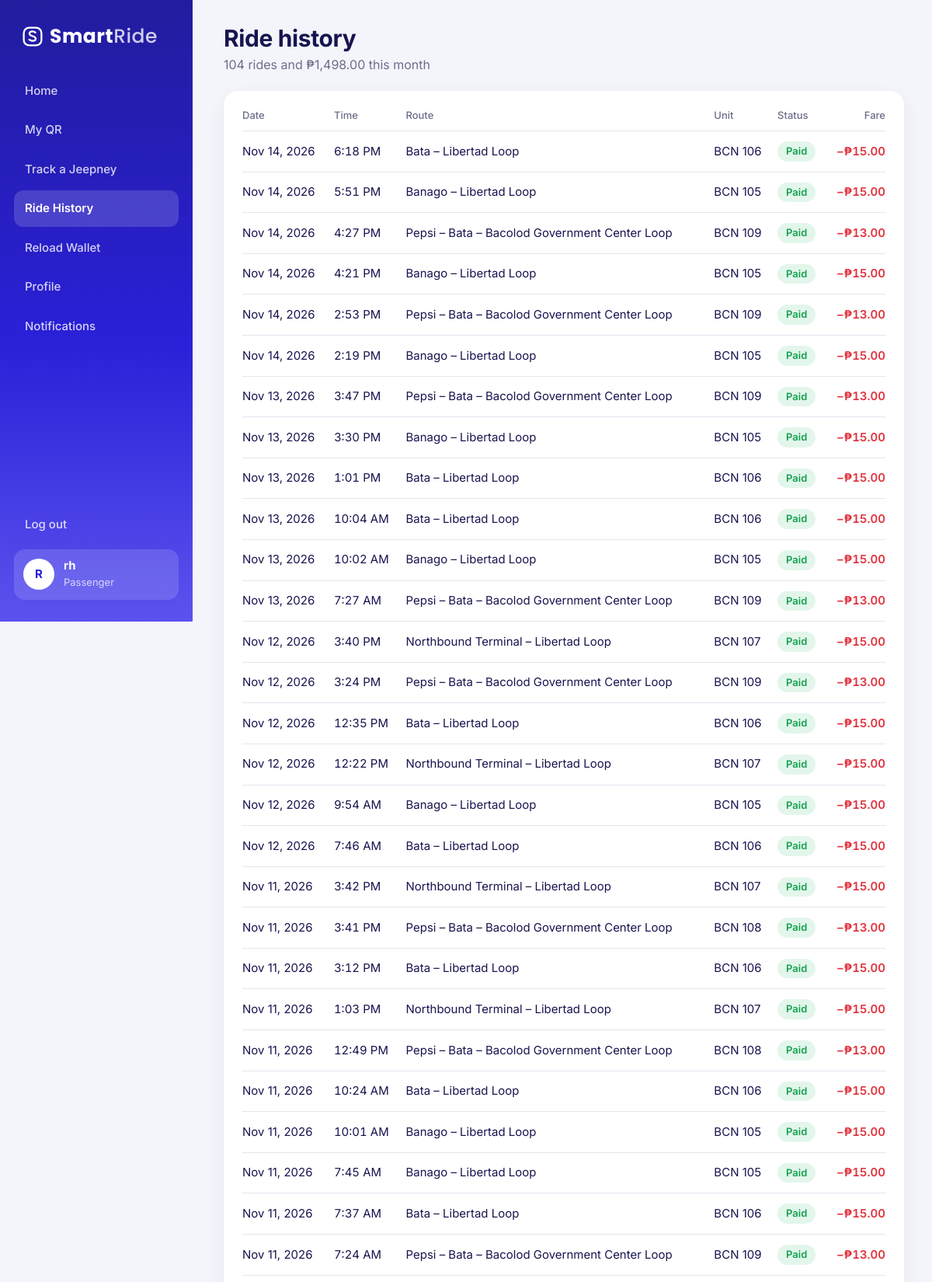
Screenshot of /controllers/passenger_rides.php (signed in, upper part) with the database file from the repository.
### tables this page shows
CREATE TABLE fare_transactions (
  txn_id      INT UNSIGNED NOT NULL AUTO_INCREMENT,
  wallet_id   INT UNSIGNED NOT NULL,
  trip_id     INT UNSIGNED NOT NULL,
  amount      DECIMAL(6,2) NOT NULL,
  status      ENUM('paid','blocked_full','blocked_balance','blocked_frozen') NOT NULL,
  scanned_at  DATETIME NOT NULL,
  dest_stop_id    INT UNSIGNED NULL,               
  arrival_sent_at DATETIME NULL,                   
  alighted_at     DATETIME NULL,                   
  PRIMARY KEY (txn_id),
  KEY idx_fares_wallet (wallet_id, scanned_at),
  KEY idx_fares_trip (trip_id),
  KEY idx_fares_time (scanned_at),
  CONSTRAINT fk_fares_wallet FOREIGN KEY (wallet_id) REFERENCES wallets (wallet_id),
  CONSTRAINT fk_fares_trip FOREIGN KEY (trip_id) REFERENCES trips (trip_id),
  CONSTRAINT fk_fares_stop FOREIGN KEY (dest_stop_id) REFERENCES route_stops (stop_id) ON DELETE SET NULL
);

CREATE TABLE routes (
  route_id     SMALLINT UNSIGNED NOT NULL AUTO_INCREMENT,
  route_name   VARCHAR(100) NOT NULL,               
  short_name   VARCHAR(40) NOT NULL,                
  origin       VARCHAR(60) NOT NULL,
  destination  VARCHAR(60) NOT NULL,
  base_fare    DECIMAL(6,2) NOT NULL,
  color        CHAR(7) NOT NULL DEFAULT '#2A20D8',  
  PRIMARY KEY (route_id)
);

CREATE TABLE jeepneys (
  unit_id      SMALLINT UNSIGNED NOT NULL AUTO_INCREMENT,
  operator_id  INT UNSIGNED NOT NULL,
  route_id     SMALLINT UNSIGNED NULL,              
  unit_code    VARCHAR(20) NOT NULL,
  plate_no     VARCHAR(20) NOT NULL,
  capacity     TINYINT UNSIGNED NOT NULL DEFAULT 25,
  status       ENUM('active','breakdown','offline') NOT NULL DEFAULT 'active',
  simulated    TINYINT(1) NOT NULL DEFAULT 0,       
  PRIMARY KEY (unit_id),
  UNIQUE KEY uq_unit_code (unit_code),
  KEY idx_units_route (route_id),
  CONSTRAINT fk_jeepneys_operator FOREIGN KEY (operator_id) REFERENCES users (user_id),
  CONSTRAINT fk_jeepneys_route FOREIGN KEY (route_id) REFERENCES routes (route_id) ON DELETE SET NULL
);

### controllers/passenger_rides.php (called while the page is built, shortened)
<?php
require_once '../config/db_connect.php';
require_once '../includes/functions.php';
require_once '../models/wallet_model.php';
require_once '../models/fare_model.php';
$wallet = get_my_wallet($conn, (int) $_SESSION['user_id']);
$rides = get_rides($conn, $wallet['wallet_id'], 200);
include '../views/passenger/rides.php';

### models/wallet_model.php (called while the page is built, shortened)
<?php
function get_wallet_by_user($conn, $user_id)
{
    $stmt = $conn->prepare("SELECT * FROM wallets WHERE user_id = ?");
    $stmt->bind_param("i", $user_id);
    $stmt->execute();
    return $stmt->get_result()->fetch_assoc();
}
function get_my_wallet($conn, $user_id)
{
    $wallet = get_wallet_by_user($conn, $user_id);
    return $wallet;
}

### models/fare_model.php (called while the page is built, shortened)
<?php
function get_rides($conn, $wallet_id, $limit = 100)
{
    $stmt = $conn->prepare("SELECT f.*, r.route_name, j.unit_code FROM fare_transactions f
                            JOIN trips t ON t.trip_id = f.trip_id
                            JOIN routes r ON r.route_id = t.route_id
                            JOIN jeepneys j ON j.unit_id = t.unit_id
                            WHERE f.wallet_id = ?
                            ORDER BY f.scanned_at DESC LIMIT ?");
    $stmt->bind_param("ii", $wallet_id, $limit);
    $stmt->execute();
    return $stmt->get_result()->fetch_all(MYSQLI_ASSOC);
}

### views/passenger/rides.php (the view)
<?php include '../views/partials/dashboard_top.php'; ?>
<?php page_head('Ride history', (int) $month['rides'] . ' rides and ' . peso($month['spent']) . ' this month'); ?>
<div class="card">
    <?php if (!$rides): ?>
        <p class="empty">No rides yet. Show your QR on your first SmartRide jeepney and it'll appear here.</p>
    <?php else: ?>
    <div class="table-scroll"><table class="data">
        <thead><tr><th>Date</th><th>Time</th><th>Route</th><th>Unit</th><th>Status</th><th class="r">Fare</th></tr></thead>
        <tbody>
        <?php foreach ($rides as $r): ?>
            <tr>
                <td><?= e(fmt_date($r['scanned_at'])) ?></td>
                <td class="num"><?= e(fmt_time($r['scanned_at'])) ?></td>
                <td><?= e($r['route_name']) ?></td>
                <td><?= e($r['unit_code']) ?></td>
                <td><?= pill($r['status']) ?></td>
                <td class="r num <?= $r['status'] === 'paid' ? 'amt-minus' : 'muted' ?>"><?= $r['status'] === 'paid' ? '−' . peso($r['amount']) : 'Not charged' ?></td>
            </tr>
        <?php endforeach; ?>
        </tbody>
    </table></div>
    <?php endif; ?>
</div>
<?php include '../views/partials/dashboard_bottom.php'; ?>

### includes/functions.php (shortened to what this page needs)
<?php
function e($value)
{
    return htmlspecialchars((string) ($value ?? ''), ENT_QUOTES, 'UTF-8');
}
function peso($amount, $decimals = 2)
{
    return '₱' . number_format((float) $amount, $decimals);
}
function logo($white = false)
{
    return '<span class="logo' . ($white ? ' white' : '') . '">'
        . '<svg viewBox="0 0 32 32" fill="none" stroke="currentColor" stroke-width="2.6" stroke-linecap="round" stroke-linejoin="round" aria-hidden="true">'
        . '<rect x="3" y="3" width="26" height="26" rx="8"/><path d="M11 20.5c1.4 1.3 3 1.9 5 1.9 2.7 0 4.5-1.4 4.5-3.4 0-4.6-9.2-2.6-9.2-7.3 0-1.9 1.8-3.2 4.3-3.2 1.8 0 3.3.6 4.4 1.7"/></svg>'
        . '<span>Smart<span class="logo-ride">Ride</span></span></span>';
}
function fmt_date($datetime, $format = 'M j, Y')
{
    return $datetime ? date($format, strtotime($datetime)) : '—';
}
function fmt_time($datetime)
{
    return $datetime ? date('g:i A', strtotime($datetime)) : '—';
}
function pill($status)
{
    $labels = [
        'paid'            => ['green', 'Paid'],
        'blocked_full'    => ['amber', 'Blocked · full'],
        'blocked_balance' => ['red', 'Blocked · low balance'],
        'blocked_frozen'  => ['red', 'Blocked · QR frozen'],
        'active'          => ['green', 'Active'],
        'breakdown'       => ['red', 'Breakdown'],
        'offline'         => ['gray', 'Offline'],
        'inactive'        => ['gray', 'Deactivated'],
        'frozen'          => ['red', 'Frozen'],
        'on_trip'         => ['green', 'On a trip'],
        'parked'          => ['brand', 'Parked'],
        'reload'          => ['brand', 'Reload'],
    ];
    $tone = 'gray';
    $label = ucfirst($status);
    if (isset($labels[$status])) {
        $tone = $labels[$status][0];
        $label = $labels[$status][1];
    }
    return '<span class="pill pill-' . $tone . '">' . e($label) . '</span>';
}
function page_head($heading, $sub = '', $tools = '')
{
    echo '<div class="page-head">';
    echo '<div style="display:flex;gap:14px;align-items:center;min-width:0">';
    echo '<div style="min-width:0"><h1>' . e($heading) . '</h1>';
    if ($sub !== '') {
        echo '<p>' . e($sub) . '</p>';
    }
    echo '</div></div>';
    echo '</div>';
}

### assets/css/app.css (style rules this page uses)
:root { --brand: #2A20D8; --brand-deep: #221C9E; --brand-soft: #5B52EE; --ink: #17154F; --navy: #1E1B6E; --muted: #6B6E8A; --bg: #F4F5FB; --surface: #FFFFFF; --lav: #ECEBFE; --lav-2: #D9D7FD; --line: #E4E5F0; --green: #12A150; --green-bg: #E3F6EB; --red: #E0343F; --red-bg: #FDE7E8; --amber: #C77A00; --amber-bg: #FFF1D9; --gray: #9A9CB4; --gray-bg: #EEEFF5; --shadow: 0 1px 2px rgba(23, 21, 79, .05), 0 8px 24px rgba(23, 21, 79, .06); --radius: 18px; --grad: linear-gradient(180deg, #221C9E 0%, #2A20D8 55%, #5B52EE 100%); --font: "Inter", system-ui, -apple-system, "Segoe UI", Roboto, sans-serif; --font-logo: "Poppins", "Inter", system-ui, sans-serif; }
* { box-sizing: border-box; margin: 0; padding: 0; }
html { -webkit-text-size-adjust: 100%; }
body { font-family: var(--font); color: var(--ink); background: var(--bg); font-size: 15px; line-height: 1.5; }
.num { font-variant-numeric: tabular-nums; }
.logo { display: inline-flex; align-items: center; gap: 8px; font-family: var(--font-logo); font-weight: 700; font-size: 28px; letter-spacing: .5px; color: var(--brand); }
.logo svg { width: 28px; height: 28px; }
.logo.white { color: #fff; }
.logo .logo-ride { font-weight: 500; opacity: .78; }
.pill { display: inline-flex; align-items: center; gap: 6px; font-size: 13px; font-weight: 600; padding: 5px 11px; border-radius: 999px; white-space: nowrap; line-height: 1.2; }
.pill-green { background: var(--green-bg); color: var(--green); }
.sidebar .logo { padding: 0 10px 28px; font-size: 25px; }
.page-head { display: flex; justify-content: space-between; align-items: flex-end; gap: 16px; flex-wrap: wrap; }
.page-head h1 { font-size: 30px; letter-spacing: -.4px; line-height: 1.15; }
.page-head p { color: var(--muted); margin-top: 4px; font-size: 16px; }
.card { background: var(--surface); border-radius: var(--radius); padding: 22px 24px; box-shadow: var(--shadow); min-width: 0; }
table.data { width: 100%; border-collapse: collapse; font-size: 15px; }
table.data th { text-align: left; color: var(--muted); font-weight: 500; font-size: 13px; padding: 0 12px 10px 0; border-bottom: 1px solid var(--line); white-space: nowrap; }
table.data td { padding: 13px 12px 13px 0; border-bottom: 1px solid var(--line); vertical-align: middle; }
table.data .r { text-align: right; padding-right: 0; }
.table-scroll { overflow-x: auto; margin: 0 -4px; padding: 0 4px; }
.table-scroll table { min-width: 560px; }
.amt-minus { color: var(--red); font-weight: 600; }

### rows the page displays
fare_transactions: scanned_at "Nov 14, 2026", scanned_at "6:18 PM", routes.route_name "Bata – Libertad Loop", jeepneys.unit_code "BCN 106", status "Paid", amount "₱15.00"
fare_transactions: scanned_at "Nov 14, 2026", scanned_at "5:51 PM", routes.route_name "Banago – Libertad Loop", jeepneys.unit_code "BCN 105", status "Paid", amount "₱15.00"
fare_transactions: scanned_at "Nov 14, 2026", scanned_at "4:27 PM", routes.route_name "Pepsi – Bata – Bacolod Government Center Loop", jeepneys.unit_code "BCN 109", status "Paid", amount "₱13.00"
fare_transactions: scanned_at "Nov 14, 2026", scanned_at "4:21 PM", routes.route_name "Banago – Libertad Loop", jeepneys.unit_code "BCN 105", status "Paid", amount "₱15.00"
fare_transactions: scanned_at "Nov 14, 2026", scanned_at "2:53 PM", routes.route_name "Pepsi – Bata – Bacolod Government Center Loop", jeepneys.unit_code "BCN 109", status "Paid", amount "₱13.00"
fare_transactions: scanned_at "Nov 14, 2026", scanned_at "2:19 PM", routes.route_name "Banago – Libertad Loop", jeepneys.unit_code "BCN 105", status "Paid", amount "₱15.00"
fare_transactions: scanned_at "Nov 13, 2026", scanned_at "3:47 PM", routes.route_name "Pepsi – Bata – Bacolod Government Center Loop", jeepneys.unit_code "BCN 109", status "Paid", amount "₱13.00"
fare_transactions: scanned_at "Nov 13, 2026", scanned_at "3:30 PM", routes.route_name "Banago – Libertad Loop", jeepneys.unit_code "BCN 105", status "Paid", amount "₱15.00"
fare_transactions: scanned_at "Nov 13, 2026", scanned_at "1:01 PM", routes.route_name "Bata – Libertad Loop", jeepneys.unit_code "BCN 106", status "Paid", amount "₱15.00"
fare_transactions: scanned_at "Nov 13, 2026", scanned_at "10:04 AM", routes.route_name "Bata – Libertad Loop", jeepneys.unit_code "BCN 106", status "Paid", amount "₱15.00"
fare_transactions: scanned_at "Nov 13, 2026", scanned_at "10:02 AM", routes.route_name "Banago – Libertad Loop", jeepneys.unit_code "BCN 105", status "Paid", amount "₱15.00"
fare_transactions: scanned_at "Nov 13, 2026", scanned_at "7:27 AM", routes.route_name "Pepsi – Bata – Bacolod Government Center Loop", jeepneys.unit_code "BCN 109", status "Paid", amount "₱13.00"
fare_transactions: scanned_at "Nov 12, 2026", scanned_at "3:40 PM", routes.route_name "Northbound Terminal – Libertad Loop", jeepneys.unit_code "BCN 107", status "Paid", amount "₱15.00"
fare_transactions: scanned_at "Nov 12, 2026", scanned_at "3:24 PM", routes.route_name "Pepsi – Bata – Bacolod Government Center Loop", jeepneys.unit_code "BCN 109", status "Paid", amount "₱13.00"
fare_transactions: scanned_at "Nov 12, 2026", scanned_at "12:35 PM", routes.route_name "Bata – Libertad Loop", jeepneys.unit_code "BCN 106", status "Paid", amount "₱15.00"
fare_transactions: scanned_at "Nov 12, 2026", scanned_at "12:22 PM", routes.route_name "Northbound Terminal – Libertad Loop", jeepneys.unit_code "BCN 107", status "Paid", amount "₱15.00"
fare_transactions: scanned_at "Nov 12, 2026", scanned_at "9:54 AM", routes.route_name "Banago – Libertad Loop", jeepneys.unit_code "BCN 105", status "Paid", amount "₱15.00"
fare_transactions: scanned_at "Nov 12, 2026", scanned_at "7:46 AM", routes.route_name "Bata – Libertad Loop", jeepneys.unit_code "BCN 106", status "Paid", amount "₱15.00"
fare_transactions: scanned_at "Nov 11, 2026", scanned_at "3:42 PM", routes.route_name "Northbound Terminal – Libertad Loop", jeepneys.unit_code "BCN 107", status "Paid", amount "₱15.00"
fare_transactions: scanned_at "Nov 11, 2026", scanned_at "3:41 PM", routes.route_name "Pepsi – Bata – Bacolod Government Center Loop", jeepneys.unit_code "BCN 108", status "Paid", amount "₱13.00"
fare_transactions: scanned_at "Nov 11, 2026", scanned_at "3:12 PM", routes.route_name "Bata – Libertad Loop", jeepneys.unit_code "BCN 106", status "Paid", amount "₱15.00"
fare_transactions: scanned_at "Nov 11, 2026", scanned_at "1:03 PM", routes.route_name "Northbound Terminal – Libertad Loop", jeepneys.unit_code "BCN 107", status "Paid", amount "₱15.00"
fare_transactions: scanned_at "Nov 11, 2026", scanned_at "12:49 PM", routes.route_name "Pepsi – Bata – Bacolod Government Center Loop", jeepneys.unit_code "BCN 108", status "Paid", amount "₱13.00"
fare_transactions: scanned_at "Nov 11, 2026", scanned_at "10:24 AM", routes.route_name "Bata – Libertad Loop", jeepneys.unit_code "BCN 106", status "Paid", amount "₱15.00"
fare_transactions: scanned_at "Nov 11, 2026", scanned_at "10:01 AM", routes.route_name "Banago – Libertad Loop", jeepneys.unit_code "BCN 105", status "Paid", amount "₱15.00"
fare_transactions: scanned_at "Nov 11, 2026", scanned_at "7:45 AM", routes.route_name "Banago – Libertad Loop", jeepneys.unit_code "BCN 105", status "Paid", amount "₱15.00"
fare_transactions: scanned_at "Nov 11, 2026", scanned_at "7:37 AM", routes.route_name "Bata – Libertad Loop", jeepneys.unit_code "BCN 106", status "Paid", amount "₱15.00"
fare_transactions: scanned_at "Nov 11, 2026", scanned_at "7:24 AM", routes.route_name "Pepsi – Bata – Bacolod Government Center Loop", jeepneys.unit_code "BCN 109", status "Paid", amount "₱13.00"

### other values shown
$item[2] "Home"
$item[2] "My QR"
$item[2] "Track a Jeepney"
$item[2] "Ride History"
$item[2] "Reload Wallet"
$item[2] "Profile"
$item[2] "Notifications"
initials($my_name) "R"
$my_name "rh"
$role_labels[$my_role] "Passenger"
$heading "Ride history"
$sub "104 rides and ₱1,498.00 this month"
